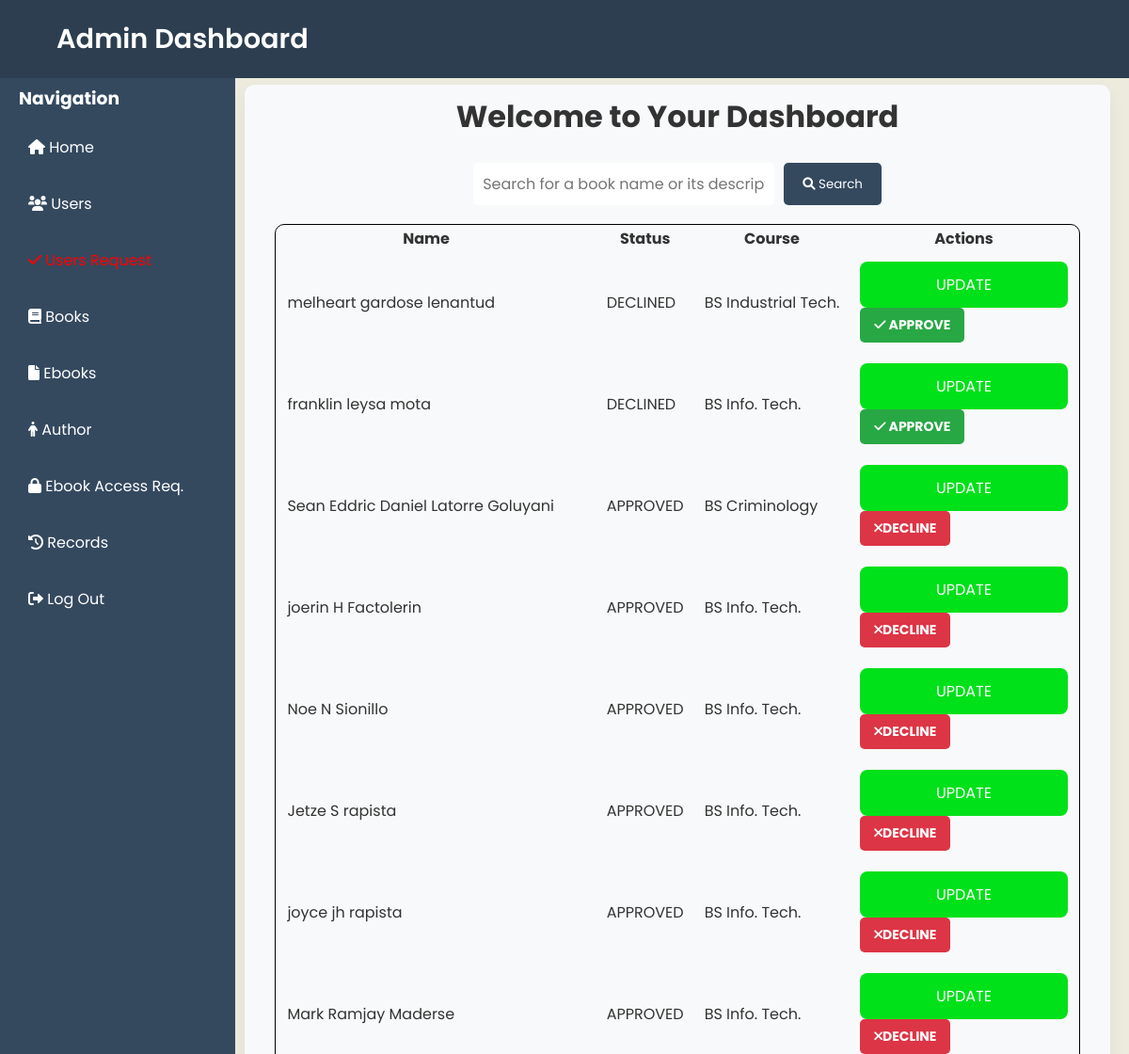
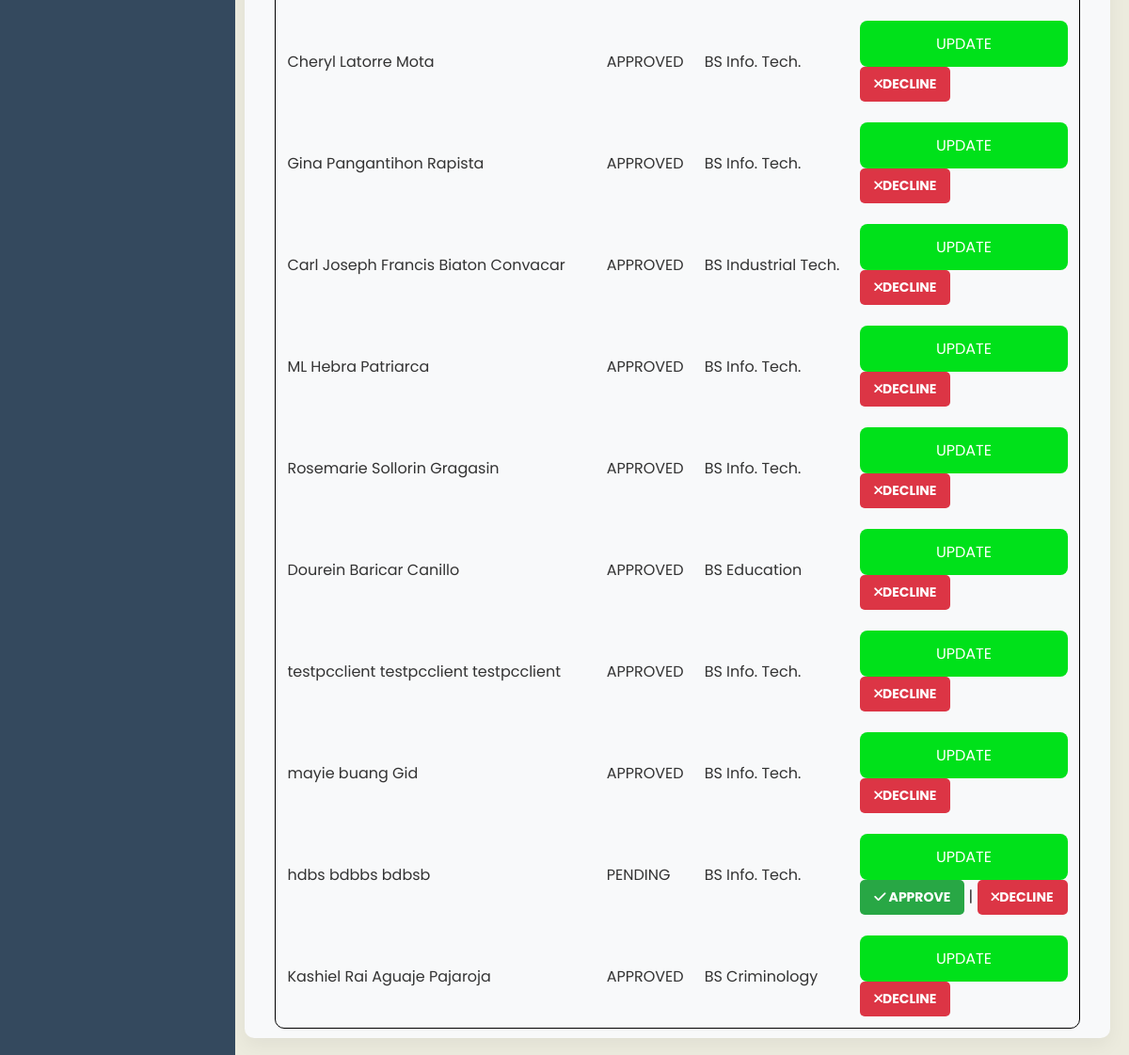
Screenshot of /php/userapp.php with the database file from the repository (2 pictures, top to bottom).
### tables this page shows
CREATE TABLE `tb_student` (
  `student_id` varchar(255) NOT NULL,
  `first_name` varchar(100) DEFAULT NULL,
  `middle_name` varchar(100) DEFAULT NULL,
  `last_name` varchar(100) DEFAULT NULL,
  `gender` varchar(6) DEFAULT NULL,
  `email` varchar(100) DEFAULT NULL,
  `Course` varchar(100) NOT NULL,
  `yearLvl` varchar(10) NOT NULL,
  `Section` varchar(100) NOT NULL,
  `stud_password` varchar(255) NOT NULL,
  `stats` varchar(20) NOT NULL
);

### php/userapp.php (the view, shortened to what this page needs)
<?php
include 'con.php';
$stmt = $conn->prepare("SELECT *,CONCAT(first_name,' ',middle_name,' ',last_name) as name FROM tb_student");
$stmt->execute();
$searchQuery = '';
?>
<!DOCTYPE html>
<html lang="en">
<head>
  <link rel="stylesheet" href="https://cdnjs.cloudflare.com/ajax/libs/font-awesome/6.0.0-beta3/css/all.min.css">
</head>
<body>
  <header>
    <div class="logo">Admin Dashboard</div>
  </header>
  <div class="sidebar">
    <h3>Navigation</h3>
      <a href="admin.php" ><i class="fas fa-home"></i> Home</a>
      <a href="user.php" ><i class="fas fa-users"></i> Users</a>
      <a href="userapp.php"class="navBook" class="navBook"><i class="fas fa-check"></i> Users Request</a>
      <a href="../php/books.php"><i class="fas fa-book"></i> Books</a>
      <a href="../php/ebooks.php"><i class="fas fa-file"></i> Ebooks</a>
      <a href="../php/author.php"><i class="fas fa-person"></i> Author</a>
      <a href="../php/access.php"><i class="fas fa-lock"></i> Ebook Access Req.</a>
      <a href="../php/record.php"><i class="fas fa-history"></i> Records</a>
      <a href="../index.html"><i class="fas fa-sign-out-alt"></i> Log Out</a>
  </div>
  <div class="main">
    <div class="dashboard-container">
           <center>
            <h1>Welcome to Your Dashboard</h1>
            <br>
     <div class="search-bar">
      <form action="userapp.php" method="GET">
        <input type="text" name="search" placeholder="Search for a book name or its description" value="<?php echo htmlspecialchars($searchQuery); ?>">
        <button type="submit"><i class="fas fa-search"></i> Search</button>
      </form>
    </div>
           <table id="userTable">
                <thead>
                    <tr>
                        <th>Name</th>
                        <th>    </th>
                        <th>Status</th>
                        <th>Course</th>
                        <th>Actions</th>
                    </tr>
                </thead>
                <tbody >
                    <?php
                    $data=$stmt->fetchAll();
                    foreach($data as $user){
                      $stats= $_SESSION['stats'];
                        ?>
                        <tr>
                            <td><?php echo $user['name'];?></td>
                            <td></td>
                            <td><?php echo $user['stats'];?></td>
                            <td><?php echo $user['Course'];?></td>
                            <td>
                                <form onsubmit="frmSub(event)">
                                    <input type="submit" name="update" value="UPDATE" class="btnUpdate">
                                </form>
                                <?php
                                if($stats=="APPROVED"){?>
                                  <a href="reject.php?id=<?php echo $user['student_id']; ?>" class="action-btn decline-btn"> <i class="fas fa-close"></i>DECLINE</a>
                               <?php }else if ($stats=="DECLINED"){?>
                                <a href="update.php?id=<?php echo $user['student_id']; ?>" class="action-btn approve-btn" > <i class="fas fa-check"></i> APPROVE</a>
                                <?php }else if($stats!="DECLINED" && $stats!="APPROVED"){?>
                                  <a href="update.php?id=<?php echo $user['student_id']; ?>" class="action-btn approve-btn" > <i class="fas fa-check"></i> APPROVE</a>  |
                                <a href="reject.php?id=<?php echo $user['student_id']; ?>" class="action-btn decline-btn"> <i class="fas fa-close"></i>DECLINE</a>
                                  <?php }?>
                            </td>
                        </tr>
                        <?php
                    };
                    ?>
                </tbody>
            </table>
           </center>
        </div>
  </div>
</body>
</html>

### php/userapp.php (style rules this page uses)
* { margin: 0; padding: 0; box-sizing: border-box; font-family: 'Poppins', sans-serif; }
body { background-image: url(../img/images\ (3\).jpeg); background-repeat: no-repeat; background-size: cover; color: #333; display: flex; min-height: 100vh; }
header { background-color: #2c3e50; padding: 20px 5%; color: #fff; display: flex; justify-content: space-between; align-items: center; position: fixed; width: 100%; z-index: 1000; }
header .logo { font-size: 1.8rem; font-weight: 600; }
.sidebar { width: 250px; background-color: #34495e; color: #fff; position: fixed; top: 70px; bottom: 0; padding: 20px; display: flex; flex-direction: column; gap: 15px; }
.sidebar a { color: #fff; text-decoration: none; padding: 10px; border-radius: 5px; transition: background 0.3s; }
.sidebar .navBook { color: red; }
.main { margin-left: 240px; padding: 20px; flex: 1; background-color: #ECEBDE; border-radius: 10px; box-shadow: 0 0 10px rgba(0, 0, 0, 0.1); margin-top: 70px; }
.dashboard-container { width: 100%; max-width: 100%; background-color: #ECEBDE; border-radius: 10px; box-shadow: 0 8px 20px rgba(0, 0, 0, 0.05); padding: 10px; margin-bottom: 30px; transition: transform 0.2s ease; }
.dashboard-container { width: 100%; max-width: 100%; background-color: #f8f9fa; border-radius: 10px; box-shadow: 0 8px 20px rgba(0, 0, 0, 0.05); padding: 10px; margin-bottom: 30px; transition: transform 0.2s ease; }
a.action-btn { padding: 8px 15px; border-radius: 5px; font-size: 14px; font-weight: bold; color: white; text-decoration: none; display: inline-block; transition: background-color 0.3s, transform 0.2s; }
a.approve-btn { background-color: #28a745; }
a.decline-btn { background-color: #dc3545; }
.btnUpdate { padding: 12px; border-radius: 8px; background-color: #00e11a; color: white; cursor: pointer; text-decoration: none; width: 100%; text-align: center; font-size: 16px; border:none; }
td { padding: 10px; }
.search-bar { margin-bottom: 20px; }
.search-bar form { display: flex; justify-content: center; }
.search-bar input[type="text"] { padding: 10px; width: 320px; border-radius: 5px; border: none; font-size: 1rem; }
.search-bar button { padding: 10px 20px; margin-left: 10px; background-color: #34495e; color: white; border: none; border-radius: 5px; cursor: pointer; transition: background 0.3s; }
#userTable { border: 1px solid black; border-radius: 10px; }

### rows the page displays
tb_student: name "melheart gardose lenantud", stats "DECLINED", Course "BS Industrial Tech."
tb_student: name "franklin leysa mota", stats "DECLINED", Course "BS Info. Tech."
tb_student: name "Sean Eddric Daniel Latorre Goluyani", stats "APPROVED", Course "BS Criminology"
tb_student: name "joerin H Factolerin", stats "APPROVED", Course "BS Info. Tech."
tb_student: name "Noe N Sionillo", stats "APPROVED", Course "BS Info. Tech."
tb_student: name "Jetze S rapista", stats "APPROVED", Course "BS Info. Tech."
tb_student: name "joyce jh rapista", stats "APPROVED", Course "BS Info. Tech."
tb_student: name "Mark Ramjay Maderse", stats "APPROVED", Course "BS Info. Tech."
tb_student: name "Cheryl Latorre Mota", stats "APPROVED", Course "BS Info. Tech."
tb_student: name "Gina Pangantihon Rapista", stats "APPROVED", Course "BS Info. Tech."
tb_student: name "Carl Joseph Francis Biaton Convacar", stats "APPROVED", Course "BS Industrial Tech."
tb_student: name "ML Hebra Patriarca", stats "APPROVED", Course "BS Info. Tech."
tb_student: name "Rosemarie Sollorin Gragasin", stats "APPROVED", Course "BS Info. Tech."
tb_student: name "Dourein Baricar Canillo", stats "APPROVED", Course "BS Education"
tb_student: name "testpcclient testpcclient testpcclient", stats "APPROVED", Course "BS Info. Tech."
tb_student: name "mayie buang Gid", stats "APPROVED", Course "BS Info. Tech."
tb_student: name "hdbs bdbbs bdbsb", stats "PENDING", Course "BS Info. Tech."
tb_student: name "Kashiel Rai Aguaje Pajaroja", stats "APPROVED", Course "BS Criminology"
